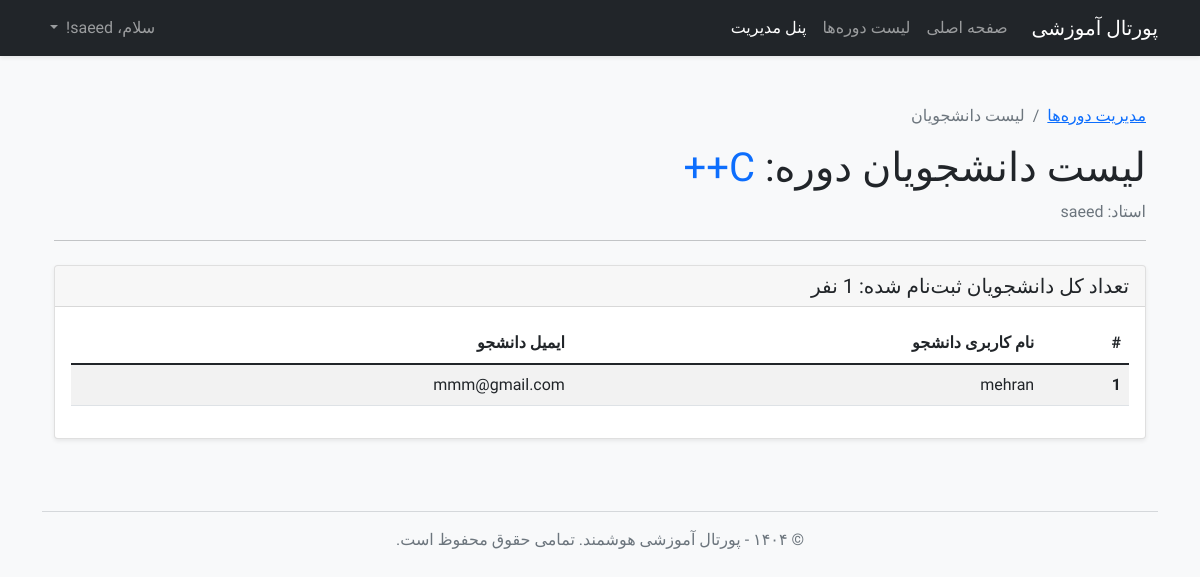
/course/1/roster (signed in), run on the app's committed database.
### app/models.py (models this page shows, shortened)
class User(UserMixin, db.Model):
    id = db.Column(db.Integer, primary_key=True)
    username = db.Column(db.String(64), index=True, unique=True, nullable=False)
    email = db.Column(db.String(120), index=True, unique=True, nullable=False)
    password_hash = db.Column(db.String(128))
    role = db.Column(db.String(20), nullable=False, default='student')
    enrollments = db.relationship('Enrollment', backref='student', lazy='dynamic', foreign_keys='Enrollment.user_id')
    taught_courses = db.relationship('Course', backref='instructor', lazy='dynamic',
                                     foreign_keys='Course.instructor_id')

class Course(db.Model):
    id = db.Column(db.Integer, primary_key=True)
    title = db.Column(db.String(140), nullable=False)
    description = db.Column(db.Text)
    day_of_week = db.Column(db.String(20), nullable=False)
    start_time = db.Column(db.Time, nullable=False)
    end_time = db.Column(db.Time, nullable=False)
    capacity = db.Column(db.Integer, default=20)
    instructor_id = db.Column(db.Integer, db.ForeignKey('user.id'))
    term_id = db.Column(db.Integer, db.ForeignKey('term.id'), nullable=False)
    enrollments = db.relationship('Enrollment', backref='course', lazy='dynamic', foreign_keys='Enrollment.course_id')
    prereqs = db.relationship(
        'Course', secondary=prerequisites,
        primaryjoin=(prerequisites.c.course_id == id),
        secondaryjoin=(prerequisites.c.prerequisite_id == id),
        backref=db.backref('is_prereq_for', lazy='dynamic'),
        lazy='dynamic'
    )

### app/routes.py (the view)
@app.route('/course/<int:course_id>/roster')
@login_required
def course_roster(course_id):
    course = Course.query.get_or_404(course_id)
    if current_user.role != 'admin' and course.instructor_id != current_user.id:
        abort(403)
    students = [enrollment.student for enrollment in course.enrollments]
    return render_template('roster.html', title=f'دانشجویان دوره {course.title}', course=course, students=students)

### app/models.py (called while the page is built)
@login.user_loader
def load_user(id):
    return User.query.get(int(id))

### app/templates/roster.html
{% extends "base.html" %}
{% block content %}
<div class="container py-4">
    <nav aria-label="breadcrumb">
        <ol class="breadcrumb">
            <li class="breadcrumb-item"><a href="{{ url_for('manage_courses') }}">مدیریت دوره‌ها</a></li>
            <li class="breadcrumb-item active" aria-current="page">لیست دانشجویان</li>
        </ol>
    </nav>
    <h1 class="mb-2">لیست دانشجویان دوره: <span class="text-primary">{{ course.title }}</span></h1>
    <p class="text-muted">استاد: {{ course.instructor.username }}</p>
    <hr>
    <div class="card shadow-sm mt-4">
        <div class="card-header">
            <h5 class="mb-0">تعداد کل دانشجویان ثبت‌نام شده: {{ students|length }} نفر</h5>
        </div>
        <div class="card-body">
            {% if students %}
            <div class="table-responsive">
                <table class="table table-striped table-hover">
                    <thead>
                        <tr>
                            <th scope="col">#</th>
                            <th scope="col">نام کاربری دانشجو</th>
                            <th scope="col">ایمیل دانشجو</th>
                        </tr>
                    </thead>
                    <tbody>
                        {% for student in students %}
                        <tr>
                            <th scope="row">{{ loop.index }}</th>
                            <td>{{ student.username }}</td>
                            <td>{{ student.email }}</td>
                        </tr>
                        {% endfor %}
                    </tbody>
                </table>
            </div>
            {% else %}
            <div class="alert alert-warning">هنوز هیچ دانشجویی در این دوره ثبت‌نام نکرده است.</div>
            {% endif %}
        </div>
    </div>
</div>
{% endblock %}

### app/templates/base.html (shortened to what this page needs)
<!doctype html>
<html lang="fa" dir="rtl">
<head>
    <link href="https://cdn.jsdelivr.net/npm/bootstrap@5.1.3/dist/css/bootstrap.rtl.min.css" rel="stylesheet">
    <link rel="stylesheet" href="{{ url_for('static', filename='css/style.css') }}">
</head>
<body class="bg-light">
    <nav class="navbar navbar-expand-lg navbar-dark bg-dark shadow-sm">
        <div class="container">
            <a class="navbar-brand" href="{{ url_for('home') }}">پورتال آموزشی</a>
            <div class="collapse navbar-collapse" id="navbarNav">
                <ul class="navbar-nav me-auto mb-2 mb-lg-0">
                    <li class="nav-item">
                        <a class="nav-link" href="{{ url_for('home') }}">صفحه اصلی</a>
                    </li>
                    <li class="nav-item">
                        <a class="nav-link" href="{{ url_for('courses') }}">لیست دوره‌ها</a>
                    </li>
                    {% if current_user.is_authenticated %}
                        <li class="nav-item">
                            <a class="nav-link active" href="{{ url_for('my_dashboard') }}">
                                {% if current_user.role == 'student' %}
                                    داشبورد من
                                {% else %}
                                    پنل مدیریت
                                {% endif %}
                            </a>
                        </li>
                    {% endif %}
                </ul>
                <ul class="navbar-nav ms-auto">
                    {% if current_user.is_anonymous %}
                    <li class="nav-item">
                        <a class="nav-link" href="{{ url_for('login') }}">ورود</a>
                    </li>
                    <li class="nav-item">
                        <a class="nav-link btn btn-primary btn-sm text-white" href="{{ url_for('register') }}">ثبت‌نام</a>
                    </li>
                    {% else %}
                    <li class="nav-item dropdown">
                        <a class="nav-link dropdown-toggle" href="#" id="navbarDropdown" role="button" data-bs-toggle="dropdown">
                            سلام، {{ current_user.username }}!
                        </a>
                    </li>
                    {% endif %}
                </ul>
            </div>
        </div>
    </nav>
    <main class="container mt-4">
        {% block content %}{% endblock %}
    </main>
    <footer class="container text-center mt-5 mb-3 text-muted">
        <hr>
        <p>&copy; ۱۴۰۴ - پورتال آموزشی هوشمند. تمامی حقوق محفوظ است.</p>
    </footer>
</body>
</html>

### app/static/css/style.css (style rules this page uses)
body { font-family: 'Vazirmatn', sans-serif; font-weight: 400; }

### data on the page
User: username "saeed", instructor.username "saeed"
Course: title "C++"
User: username "mehran", email "mmm@gmail.com"
